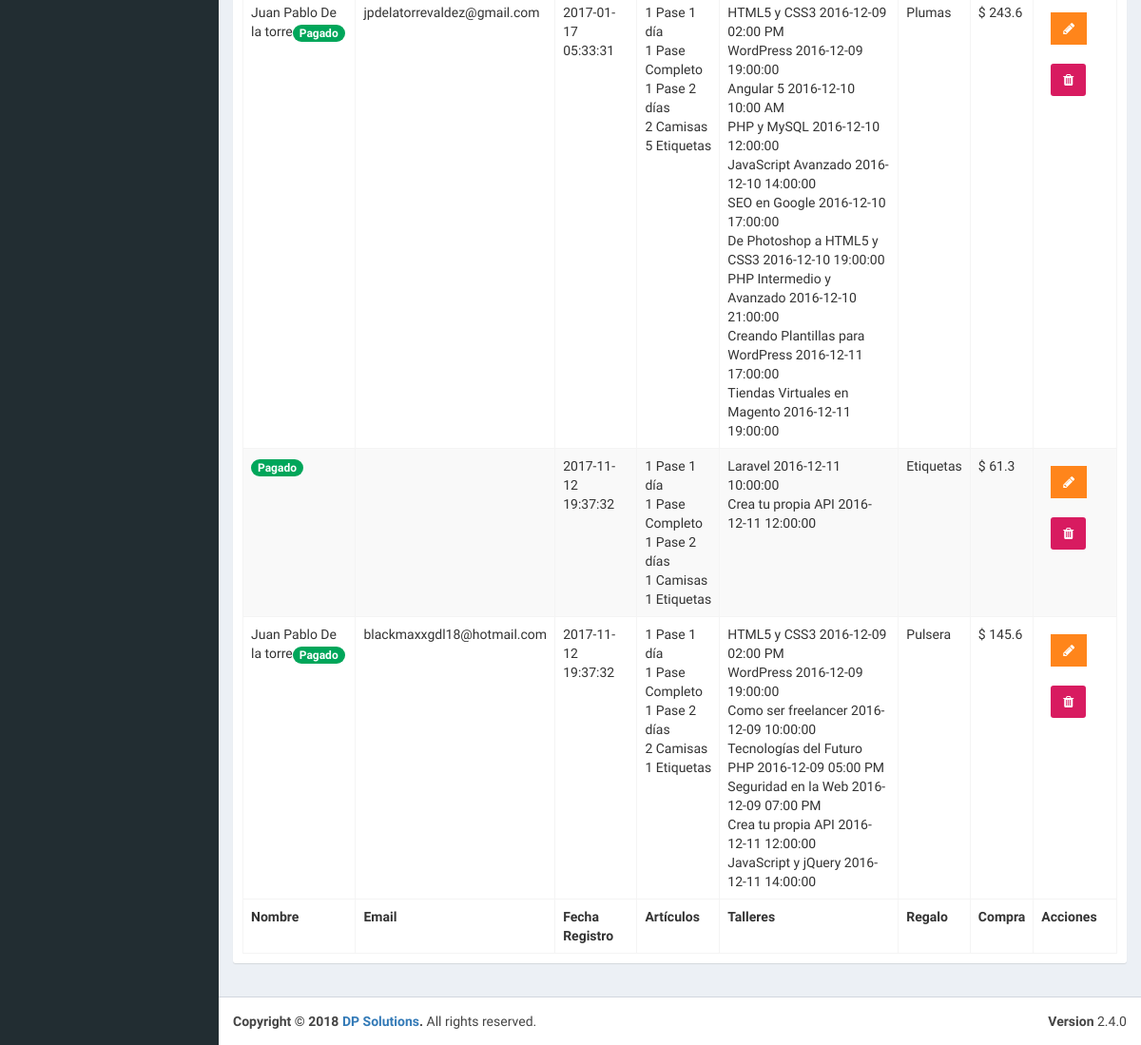
The app's page /admin/lista-registrados.php (signed in, lower part), older data.
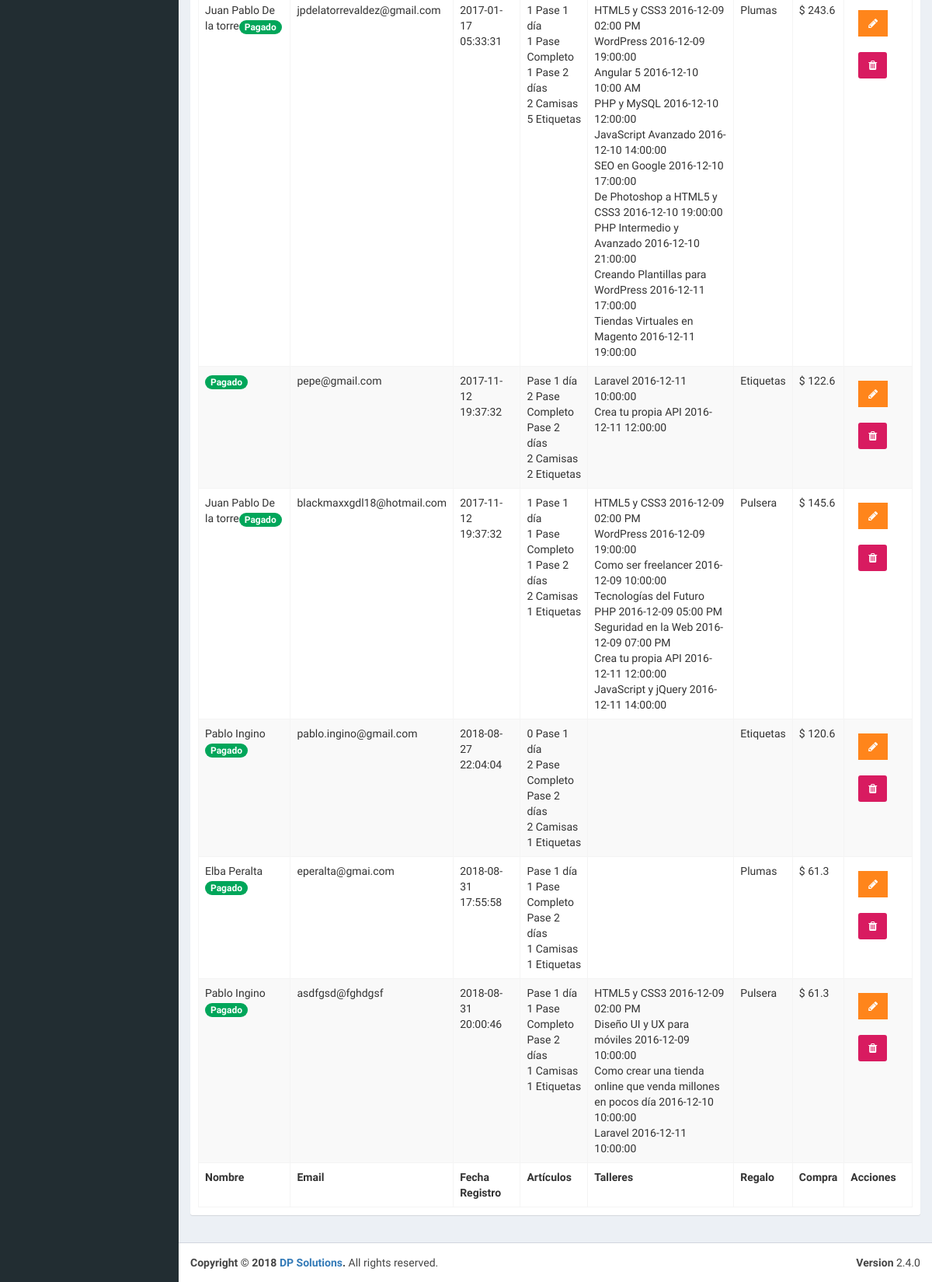
The same page, newer data.
### tables this page shows
CREATE TABLE `registrados` (
  `ID_Registrado` bigint(20) unsigned NOT NULL AUTO_INCREMENT,
  `nombre_registrado` varchar(50) NOT NULL,
  `apellido_registrado` varchar(50) NOT NULL,
  `email_registrado` varchar(100) NOT NULL,
  `fecha_registro` datetime NOT NULL,
  `pases_articulos` longtext NOT NULL,
  `talleres_registrados` longtext NOT NULL,
  `regalo` int(11) NOT NULL,
  `total_pagado` varchar(50) NOT NULL,
  `pagado` int(1) NOT NULL,
  PRIMARY KEY (`ID_Registrado`),
  KEY `regalo` (`regalo`),
  CONSTRAINT `registrados_ibfk_1` FOREIGN KEY (`regalo`) REFERENCES `regalos` (`ID_regalo`)
);

CREATE TABLE `eventos` (
  `evento_id` tinyint(10) NOT NULL AUTO_INCREMENT,
  `nombre_evento` varchar(60) NOT NULL,
  `fecha_evento` date NOT NULL,
  `hora_evento` varchar(10) NOT NULL,
  `id_cat_evento` tinyint(10) NOT NULL,
  `id_inv` tinyint(4) NOT NULL,
  `clave` varchar(10) NOT NULL,
  PRIMARY KEY (`evento_id`),
  KEY `id_cat_evento` (`id_cat_evento`),
  KEY `id_inv` (`id_inv`),
  CONSTRAINT `eventos_ibfk_1` FOREIGN KEY (`id_cat_evento`) REFERENCES `categoria_evento` (`id_categoria`),
  CONSTRAINT `eventos_ibfk_2` FOREIGN KEY (`id_inv`) REFERENCES `invitados` (`invitado_id`)
);

CREATE TABLE `regalos` (
  `ID_regalo` int(11) NOT NULL AUTO_INCREMENT,
  `nombre_regalo` varchar(50) NOT NULL,
  PRIMARY KEY (`ID_regalo`)
);

### admin/lista-registrados.php (the view, shortened to what the changed rows need)
<?php
        include_once 'funciones/funciones.php';
        include_once 'templates/header.php';
        include_once 'templates/barra.php';
?>
  <div class="content-wrapper">
    <section class="content">
      <div class="row">
        <div class="col-xs-12">
          <div class="box">
            <div class="box-body">
              <table id="registros" class="table table-bordered table-striped">
                <tbody>
                        <?php
                            try {
                                $sql = "SELECT registrados.*, regalos.nombre_regalo FROM registrados ";
                                $sql .= " JOIN regalos ";
                                $sql .= " ON registrados.regalo = regalos.ID_regalo ";
                                $resultado = $conn->query($sql);
                            } catch (Exception $e) {
                                $error = $e->getMessage();
                                echo $error;
                            }
                            while($registrado = $resultado->fetch_assoc() ) { ?>
                                <tr>
                                    <td>
                                        <?php echo $registrado['nombre_registrado'] . " " . $registrado['apellido_registrado'];
                                             $pagado = $registrado['pagado'];
                                             if($pagado) {
                                                  echo '<span class="badge bg-green">Pagado</span>';
                                             } else {
                                                 echo '<span class="badge bg-red">No Pagado</span>';
                                             }
                                        ?>
                                    </td>
                                    <td><?php echo $registrado['email_registrado']; ?></td>
                                    <td><?php echo $registrado['fecha_registro']; ?></td>
                                    <td>
                                        <?php
                                            $articulos = json_decode($registrado['pases_articulos'], true);
                                            $arreglo_articulos = array(
                                                'un_dia' => 'Pase 1 día',
                                                'pase_2dias' => 'Pase 2 días',
                                                'pase_completo' => 'Pase Completo',
                                                'camisas' => 'Camisas',
                                                'etiquetas' => 'Etiquetas'
                                            );
                                            foreach($articulos as $llave => $articulo) {
                                                if(array_key_exists('cantidad', $articulo)) {
                                                    echo  $articulo['cantidad'] . " " . $arreglo_articulos[$llave]. "<br>";
                                                } else {
                                                    echo  $articulo . " " . $arreglo_articulos[$llave]. "<br>";
                                                }
                                            }
                                        ?>
                                    </td>
                                    <td>
                                        <?php   $eventos_resultado =  $registrado['talleres_registrados'];
                                                $talleres = json_decode($eventos_resultado, true);
                                                $talleres = implode("', '", $talleres['eventos']);
                                                $sql_talleres = "SELECT nombre_evento, fecha_evento, hora_evento FROM eventos WHERE clave IN  ('$talleres') OR evento_id IN ('$talleres') ";
                                                $resultado_talleres = $conn->query($sql_talleres);
                                                while($eventos = $resultado_talleres->fetch_assoc()) {
                                                    echo $eventos['nombre_evento'] . " " . $eventos['fecha_evento'] . " " . $eventos['hora_evento'] . "<br>";
                                                }
                                        ?>
                                    </td>
                                    <td><?php echo $registrado['nombre_regalo']; ?></td>
                                    <td>$ <?php echo (float) $registrado['total_pagado']; ?></td>
                                    <td>
                                        <a href="editar-registro.php?id=<?php echo $registrado['ID_Registrado']; ?>" class="btn bg-orange btn-flat margin">
                                            <i class="fa fa-pencil"></i>
                                        </a>
                                        <a href="#" data-id="<?php echo $registrado['ID_Registrado']; ?>" data-tipo="registrado" class="btn bg-maroon bnt-flat margin borrar_registro">
                                            <i class="fa fa-trash"></i>
                                        </a>
                                    </td>
                                </tr>
                            <?php }  ?>
                </tbody>
                <tfoot>
                <tr>
                    <th>Nombre</th>
                    <th>Email</th>
                    <th>Fecha Registro</th>
                    <th>Artículos</th>
                    <th>Talleres</th>
                    <th>Regalo</th>
                    <th>Compra</th>
                    <th>Acciones</th>
                </tr>
                </tfoot>
              </table>
            </div>
          </div>
        </div>
      </div>
    </section>
  </div>
  <?php
          include_once 'templates/footer.php';
  ?>

Row changes from the older to the newer data that the page shows:
changed registrados: email_registrado (not shown) → "pepe@gmail.com"; total_pagado "61.3" → "122.6"
added registrados: nombre_registrado "Pablo", apellido_registrado "Ingino", pagado "Pagado", email_registrado "pablo.ingino@gmail.com", fecha_registro "2018-08-27 22:04:04", cantidad "0", llave "Pase 1 día", cantidad "2", llave "Pase Completo", llave "Pase 2 días", pases_articulos "2", llave "Camisas", pases_articulos "1", llave "Etiquetas", regalo.nombre_regalo "Etiquetas", total_pagado "120.6"
added registrados: nombre_registrado "Elba", apellido_registrado "Peralta", pagado "Pagado", email_registrado "eperalta@gmai.com", fecha_registro "2018-08-31 17:55:58", llave "Pase 1 día", cantidad "1", llave "Pase Completo", llave "Pase 2 días", pases_articulos "1", llave "Camisas", llave "Etiquetas", regalo.nombre_regalo "Plumas", total_pagado "61.3"
added registrados: nombre_registrado "Pablo", apellido_registrado "Ingino", pagado "Pagado", email_registrado "asdfgsd@fghdgsf", fecha_registro "2018-08-31 20:00:46", llave "Pase 1 día", cantidad "1", llave "Pase Completo", llave "Pase 2 días", pases_articulos "1", llave "Camisas", llave "Etiquetas", regalo.nombre_regalo "Pulsera", total_pagado "61.3", eventos (nombre_evento "HTML5 y CSS3", fecha_evento "2016-12-09", hora_evento "02:00 PM"), eventos (nombre_evento "Laravel", fecha_evento "2016-12-11", hora_evento "10:00:00")
now on this page (row unchanged): eventos: nombre_evento "Diseño UI y UX para móviles", fecha_evento "2016-12-09", hora_evento "10:00:00", shown under "Pablo"
now on this page (row unchanged): eventos: nombre_evento "Como crear una tienda online que venda millones en pocos día", fecha_evento "2016-12-10", hora_evento "10:00:00", shown under "Pablo"
Text that changed along with them:
new list line: "Pase 1 día"
new list line: "2 Pase Completo"
new list line: "Pase 2 días"
new list line: "2 Camisas"
new list line: "2 Etiquetas"
list line gone: "1 Pase 1 día"
list line gone: "1 Pase Completo"
list line gone: "1 Pase 2 días"
list line gone: "1 Camisas"
list line gone: "1 Etiquetas"
